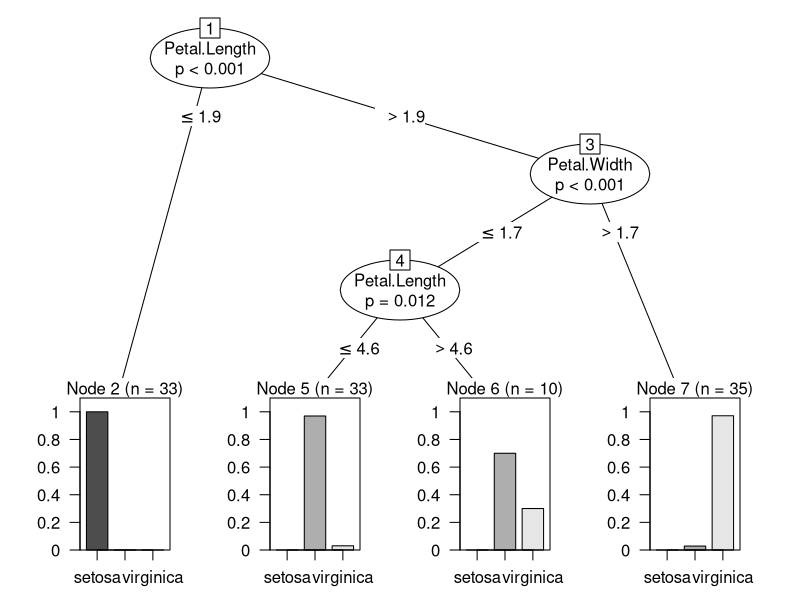
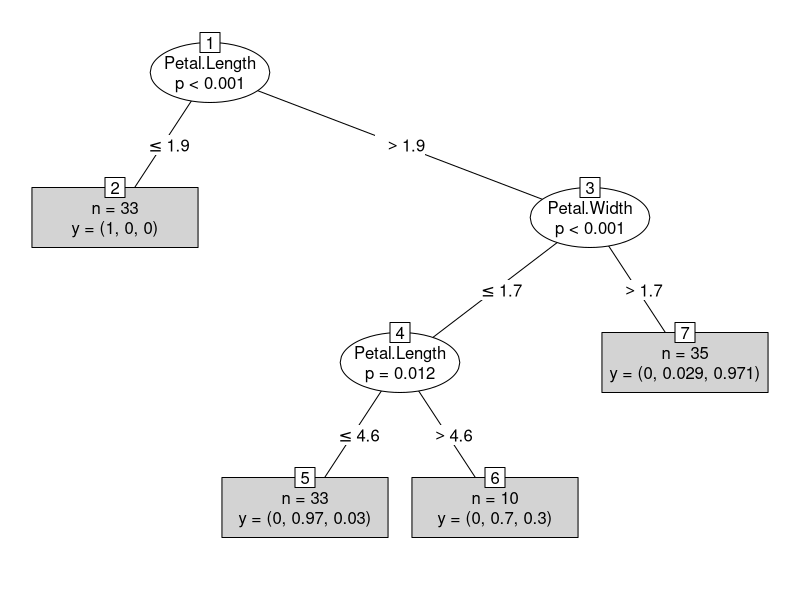

These charts were generated, in order, by the following R code:
install.packages("party")
library(party)
str(iris)
iris

ind <- sample(2, nrow(iris), replace=TRUE, prob = c(0.7, 0.3))
trainData <- iris[ind == 1,]
testData <- iris[ind == 2,]

iris_ctree <- ctree(Species ~ Sepal.Length + Sepal.Width + 
                      Petal.Length + Petal.Width, data = trainData)
print(iris_ctree)

plot(iris_ctree)
plot(iris_ctree, type = "simple")
testPred <- predict (iris_ctree, newdata = testData)
testPred

sum(testPred==testData$Species)/length(testPred)*100
